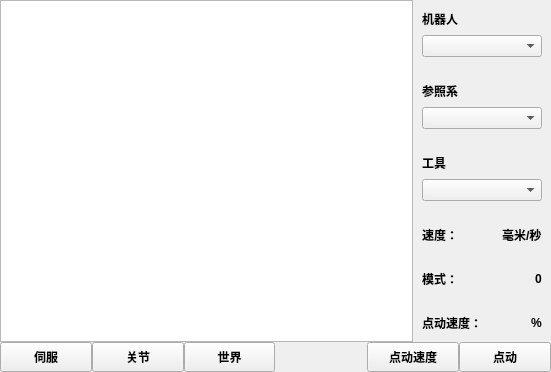
       <widget class="QWidget" name="page_coordinate">
        <property name="font">
         <font>
          <weight>75</weight>
          <bold>true</bold>
         </font>
        </property>
        <layout class="QGridLayout" name="gridLayout_19">
         <property name="leftMargin">
          <number>0</number>
         </property>
         <property name="topMargin">
          <number>0</number>
         </property>
         <property name="rightMargin">
          <number>0</number>
         </property>
         <property name="bottomMargin">
          <number>0</number>
         </property>
         <property name="horizontalSpacing">
          <number>6</number>
         </property>
         <item row="0" column="0">
          <layout class="QGridLayout" name="gridLayout_18" columnstretch="3,1">
           <property name="spacing">
            <number>0</number>
           </property>
           <item row="0" column="0">
            <widget class="QTableView" name="tableView_coordinate"/>
           </item>
           <item row="0" column="1">
            <widget class="QWidget" name="widget_3" native="true">
             <property name="font">
              <font>
               <weight>75</weight>
               <bold>true</bold>
              </font>
             </property>
             <layout class="QVBoxLayout" name="verticalLayout_5">
              <property name="leftMargin">
               <number>0</number>
              </property>
              <property name="topMargin">
               <number>0</number>
              </property>
              <property name="rightMargin">
               <number>0</number>
              </property>
              <property name="bottomMargin">
               <number>0</number>
              </property>
              <item>
               <widget class="QWidget" name="widget_4" native="true">
                <layout class="QGridLayout" name="gridLayout_15" rowstretch="0,0" columnstretch="0,0">
                 <item row="0" column="0">
                  <widget class="QLabel" name="label_coordinate_robot_name">
                   <property name="text">
                    <string>机器人</string>
                   </property>
                  </widget>
                 </item>
                 <item row="0" column="1">
                  <spacer name="horizontalSpacer_6">
                   <property name="orientation">
                    <enum>Qt::Horizontal</enum>
                   </property>
                   <property name="sizeHint" stdset="0">
                    <size>
                     <width>107</width>
                     <height>20</height>
                    </size>
                   </property>
                  </spacer>
                 </item>
                 <item row="1" column="0" colspan="2">
                  <widget class="QComboBox" name="comboBox_robot_name"/>
                 </item>
                </layout>
               </widget>
              </item>
              <item>
               <widget class="QWidget" name="widget_5" native="true">
                <layout class="QGridLayout" name="gridLayout_16">
                 <item row="0" column="0">
                  <widget class="QLabel" name="label_coordinate_canzhao">
                   <property name="text">
                    <string>参照系</string>
                   </property>
                  </widget>
                 </item>
                 <item row="0" column="1">
                  <spacer name="horizontalSpacer_7">
                   <property name="orientation">
                    <enum>Qt::Horizontal</enum>
                   </property>
                   <property name="sizeHint" stdset="0">
                    <size>
                     <width>107</width>
                     <height>20</height>
                    </size>
                   </property>
                  </spacer>
                 </item>
                 <item row="1" column="0" colspan="2">
                  <widget class="QComboBox" name="comboBox_coordinate_canzhao"/>
                 </item>
                </layout>
               </widget>
              </item>
              <item>
               <widget class="QWidget" name="widget_6" native="true">
                <layout class="QGridLayout" name="gridLayout_17">
                 <item row="0" column="0">
                  <widget class="QLabel" name="label_coordinate_tool">
                   <property name="text">
                    <string>工具</string>
                   </property>
                  </widget>
                 </item>
                 <item row="0" column="1">
                  <spacer name="horizontalSpacer_8">
                   <property name="orientation">
                    <enum>Qt::Horizontal</enum>
                   </property>
                   <property name="sizeHint" stdset="0">
                    <size>
                     <width>119</width>
                     <height>20</height>
                    </size>
                   </property>
                  </spacer>
                 </item>
                 <item row="1" column="0" colspan="2">
                  <widget class="QComboBox" name="comboBox_coordinate_tool"/>
                 </item>
                </layout>
               </widget>
              </item>
              <item>
               <widget class="QWidget" name="widget_7" native="true">
                <layout class="QHBoxLayout" name="horizontalLayout_8">
                 <item>
                  <widget class="QLabel" name="label_coordinate_speed">
                   <property name="text">
                    <string>速度：</string>
                   </property>
                  </widget>
                 </item>
                 <item>
                  <spacer name="horizontalSpacer_9">
                   <property name="orientation">
                    <enum>Qt::Horizontal</enum>
                   </property>
                   <property name="sizeHint" stdset="0">
                    <size>
                     <width>58</width>
                     <height>20</height>
                    </size>
                   </property>
                  </spacer>
                 </item>
                 <item>
                  <widget class="QLabel" name="label_coordinate_speed_unit">
                   <property name="text">
                    <string>毫米/秒</string>
                   </property>
                  </widget>
                 </item>
                </layout>
               </widget>
              </item>
              <item>
               <widget class="QWidget" name="widget_8" native="true">
                <layout class="QHBoxLayout" name="horizontalLayout_9">
                 <item>
                  <widget class="QLabel" name="label_coordinate_mode">
                   <property name="text">
                    <string>模式：</string>
                   </property>
                  </widget>
                 </item>
                 <item>
                  <spacer name="horizontalSpacer_10">
                   <property name="orientation">
                    <enum>Qt::Horizontal</enum>
                   </property>
                   <property name="sizeHint" stdset="0">
                    <size>
                     <width>18</width>
                     <height>20</height>
                    </size>
                   </property>
                  </spacer>
                 </item>
                 <item>
                  <widget class="QLabel" name="label_coordinate_mode_unit">
                   <property name="text">
                    <string>0</string>
                   </property>
                  </widget>
                 </item>
                </layout>
               </widget>
              </item>
              <item>
               <widget class="QWidget" name="widget_9" native="true">
                <layout class="QHBoxLayout" name="horizontalLayout_10">
                 <item>
                  <widget class="QLabel" name="label_coordinate_inching_speed">
                   <property name="text">
                    <string>点动速度：</string>
                   </property>
                  </widget>
                 </item>
                 <item>
                  <spacer name="horizontalSpacer_11">
                   <property name="orientation">
                    <enum>Qt::Horizontal</enum>
                   </property>
                   <property name="sizeHint" stdset="0">
                    <size>
                     <width>18</width>
                     <height>20</height>
                    </size>
                   </property>
                  </spacer>
                 </item>
                 <item>
                  <widget class="QLabel" name="label_coordinate_inching_speed_2">
                   <property name="text">
                    <string>%</string>
                   </property>
                  </widget>
                 </item>
                </layout>
               </widget>
              </item>
             </layout>
            </widget>
           </item>
           <item row="1" column="0" colspan="2">
            <widget class="QWidget" name="widget_2" native="true">
             <property name="font">
              <font>
               <weight>75</weight>
               <bold>true</bold>
              </font>
             </property>
             <layout class="QHBoxLayout" name="horizontalLayout_4" stretch="1,1,1,1,1,1">
              <property name="spacing">
               <number>0</number>
              </property>
              <property name="leftMargin">
               <number>0</number>
              </property>
              <property name="topMargin">
               <number>0</number>
              </property>
              <property name="rightMargin">
               <number>0</number>
              </property>
              <property name="bottomMargin">
               <number>0</number>
              </property>
              <item>
               <widget class="QPushButton" name="btn_coordinate_servo">
                <property name="minimumSize">
                 <size>
                  <width>0</width>
                  <height>30</height>
                 </size>
                </property>
                <property name="text">
                 <string>伺服</string>
                </property>
               </widget>
              </item>
              <item>
               <widget class="QPushButton" name="btn_coordinate_joint">
                <property name="minimumSize">
                 <size>
                  <width>0</width>
                  <height>30</height>
                 </size>
                </property>
                <property name="text">
                 <string>关节</string>
                </property>
               </widget>
              </item>
              <item>
               <widget class="QPushButton" name="btn_coordinate_world">
                <property name="minimumSize">
                 <size>
                  <width>0</width>
                  <height>30</height>
                 </size>
                </property>
                <property name="text">
                 <string>世界</string>
                </property>
               </widget>
              </item>
              <item>
               <spacer name="horizontalSpacer_5">
                <property name="orientation">
                 <enum>Qt::Horizontal</enum>
                </property>
                <property name="sizeHint" stdset="0">
                 <size>
                  <width>111</width>
                  <height>20</height>
                 </size>
                </property>
               </spacer>
              </item>
              <item>
               <widget class="QPushButton" name="btn_coordinate_inching_speed">
                <property name="minimumSize">
                 <size>
                  <width>0</width>
                  <height>30</height>
                 </size>
                </property>
                <property name="text">
                 <string>点动速度</string>
                </property>
               </widget>
              </item>
              <item>
               <widget class="QPushButton" name="btn_coordinate_inching">
                <property name="minimumSize">
                 <size>
                  <width>0</width>
                  <height>30</height>
                 </size>
                </property>
                <property name="text">
                 <string>点动</string>
                </property>
               </widget>
              </item>
             </layout>
            </widget>
           </item>
          </layout>
         </item>
        </layout>
       </widget>
